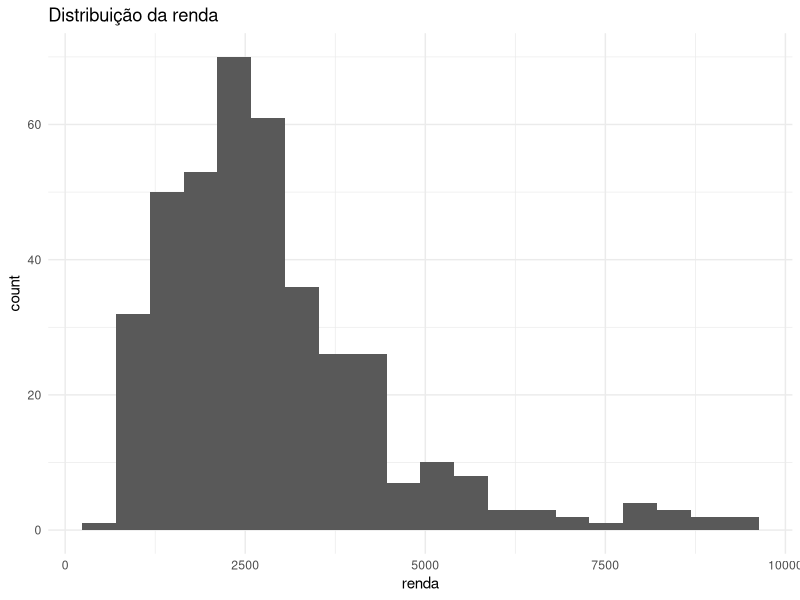
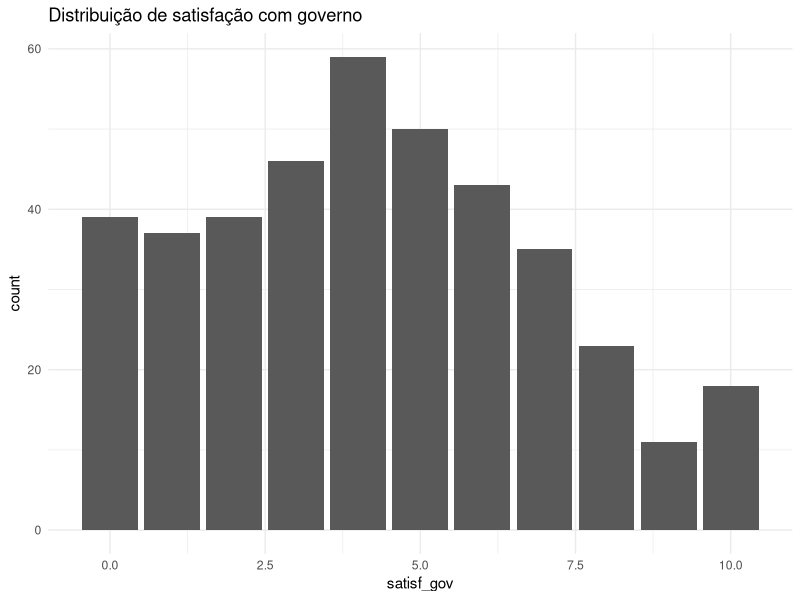
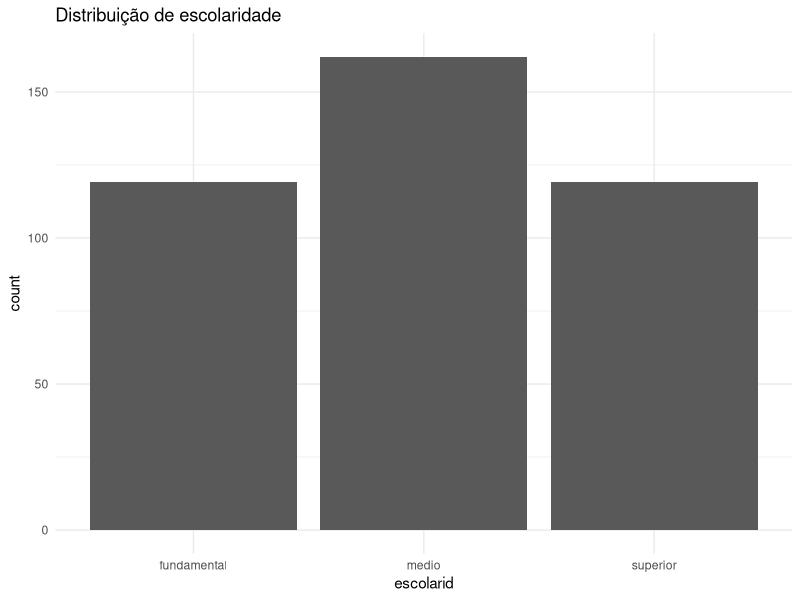
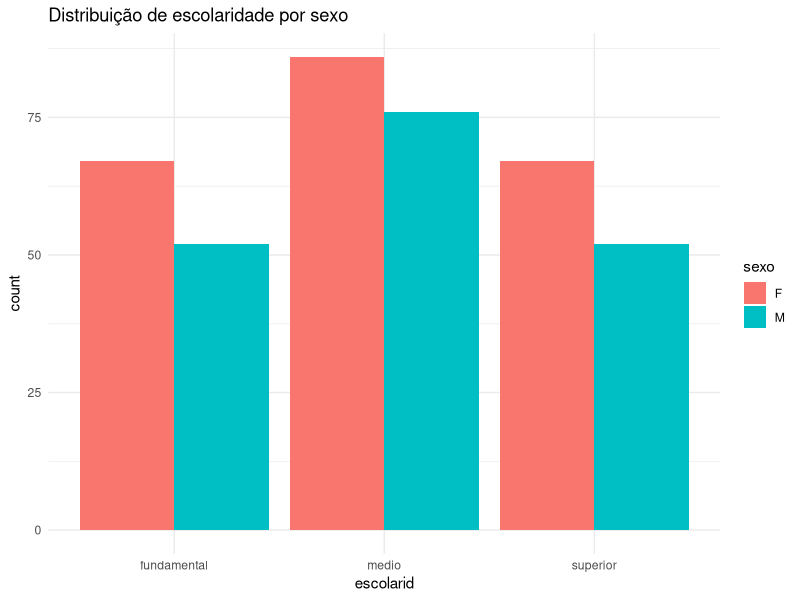
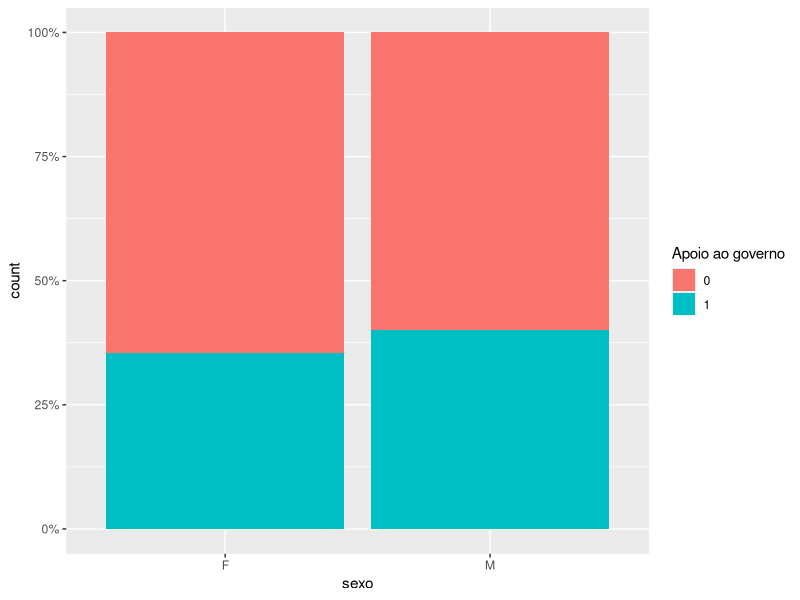
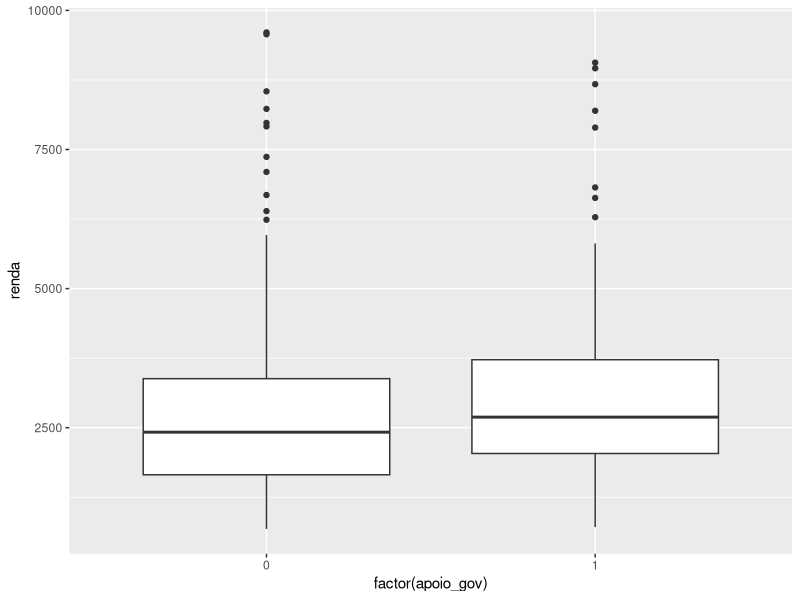
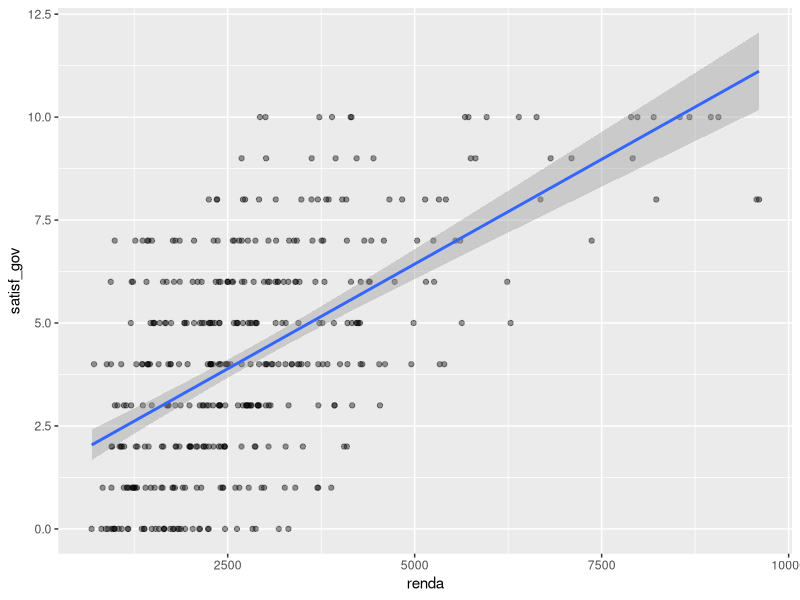
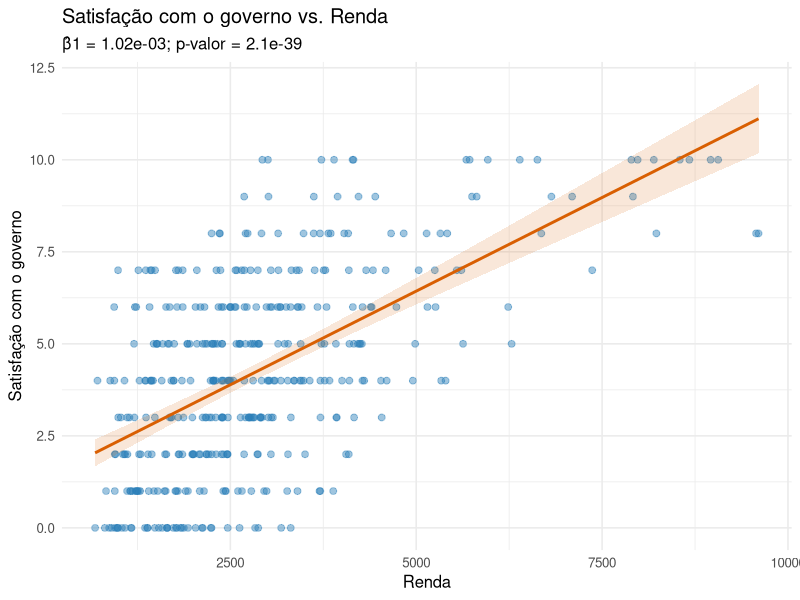

Write R code to recreate these figures, in order.
## ---- chunk 1
library(tidyverse)
library(broom)

set.seed(123)
## ---- chunk 2
n <- 400

dados <- tibble(
  id        = 1:n,
  idade     = round(rnorm(n, mean = 40, sd = 12)),
  sexo      = sample(c("F", "M"), n, replace = TRUE, prob = c(0.55, 0.45)),
  renda     = round(rlnorm(n, meanlog = log(2500), sdlog = 0.5), 0),
  escolarid = sample(c("fundamental", "medio", "superior"),
                     n, replace = TRUE, prob = c(0.30, 0.40, 0.30)),
  ideologia = round(runif(n, 0, 10), 0),   # 0 = esquerda, 10 = direita
  apoio_gov = rbinom(n, 1, plogis(-1 + 0.015*(idade - 40) +
                                    0.4*(sexo == "F") +
                                    0.5*(renda > 3000))),
  satisf_gov = pmin(pmax(
    round(3 + 2*apoio_gov + 0.001*(renda - 2500) +
            rnorm(n, 0, 2), 0), 0), 10),
  
  # 0 = não participou, 1 = participou de protestos
  
  protesto = rbinom(n, 1, plogis(-2 + 0.3*(ideologia <= 4) - 0.2*apoio_gov))
)

glimpse(dados)
## ---- chunk 3
#média, mediana, desvio-padrão e quartis de idade, renda e satisf_gov

summary(dados$idade)
sd(dados$idade, na.rm = TRUE)
quantile(dados$idade, probs = c(0.25, 0.5, 0.75), na.rm = TRUE)

summary(dados$renda)
sd(dados$renda, na.rm = TRUE)
quantile(dados$renda, probs = c(0.25, 0.5, 0.75), na.rm = TRUE)

summary(dados$satisf_gov)
sd(dados$satisf_gov, na.rm = TRUE)
quantile(dados$satisf_gov, probs = c(0.25, 0.5, 0.75), na.rm = TRUE)

#proporção de respondentes por categoria de sexo e escolaride

prop.table(table(dados$sexo))
prop.table(table(dados$escolarid))

#proporção de respondentes com apoio_gov = 1

mean(dados$apoio_gov == 1, na.rm = TRUE)

#construa os seguintes gráficos

#um histograma de renda (use pelo menos 20 quebras)
ggplot(dados, aes(x = renda)) +
  geom_histogram(bins = 20) +
   labs(
    title = "Distribuição da renda",
    ) +
  theme_minimal()

#A distribuição de renda está concentrada em valores inferiores a 3.000 reais, 
#portanto é assimétrica.

#um histograma ou gráfico de barras da distribuição de satisf_gov
ggplot(dados, aes(x = satisf_gov)) +
  geom_bar()+
   labs(
    title = "Distribuição de satisfação com governo",
    ) +
  theme_minimal()

#Os valores de satisfação estão concentrados no meio.

#um gráfico de barras com a distribuição de escolarid
ggplot(dados, aes(x = escolarid)) +
  geom_bar()+
   labs(
    title = "Distribuição de escolaridade",
    ) +
  theme_minimal()

ggplot(dados, aes(x = escolarid, fill = sexo)) +
  geom_bar(position = "dodge")+
   labs(
    title = "Distribuição de escolaridade por sexo",
    ) +
  theme_minimal()
## ---- chunk 4
tab_sexo_apoio <- table(dados$sexo, dados$apoio_gov)
tab_sexo_apoio

prop.table(tab_sexo_apoio, margin = 2)
## ---- chunk 5
chisq.test(tab_sexo_apoio)
## ---- chunk 6
ggplot(dados, aes(x = sexo, fill = factor(apoio_gov))) +
  geom_bar(position = "fill") +
  scale_y_continuous(labels = scales::percent) +
  labs(fill = "Apoio ao governo")
## ---- chunk 7
dados %>%
  group_by(apoio_gov) %>%
  summarise(
    media_renda = mean(renda),
    sd_renda    = sd(renda),
    n           = n()
  )
## ---- chunk 8
t.test(renda ~ apoio_gov, data = dados)
## ---- chunk 9
ggplot(dados, aes(x = factor(apoio_gov), y = renda)) +
  geom_boxplot()
## ---- chunk 10
dados %>%
  select(renda, ideologia, satisf_gov) %>%
  cor(use = "complete.obs")
## ---- chunk 11
ggplot(dados, aes(x = renda, y = satisf_gov)) +
  geom_point(alpha = 0.4) +
  geom_smooth(method = "lm", se = TRUE)
## ---- chunk 12
mod1 <- lm(satisf_gov ~ renda, data = dados)
summary(mod1)
## ---- chunk 13
#Utilize o broom para obter uma tabela organizada:
tidy(mod1)
## ---- chunk 14
pkgs <- c("ggplot2", "broom", "glue", "dplyr")
to_install <- setdiff(pkgs, rownames(installed.packages()))
if (length(to_install) > 0) install.packages(to_install, dependencies = TRUE)

library(ggplot2)
library(broom)
library(glue)
library(dplyr)

tb <- tidy(mod1)  
b1 <- tb %>% filter(term == "renda")

beta1  <- b1$estimate
se1    <- b1$std.error
t1     <- b1$statistic
p1     <- b1$p.value

# Intervalo de confiança (95%)
ic  <- confint(mod1)
ic_l <- ic["renda", 1]
ic_u <- ic["renda", 2]

# Gráfico: dispersão + reta de regressão 
ggplot(dados, aes(x = renda, y = satisf_gov)) +
  geom_point(alpha = 0.45, color = "#2C7FB8", size = 2) +
  geom_smooth(method = "lm", se = TRUE, color = "#D95F02",
              fill = "#D95F02", alpha = 0.15) +
  labs(
    title = "Satisfação com o governo vs. Renda",
    subtitle = glue("β̂1 = {format(beta1, digits = 3, scientific = TRUE)}; p-valor = {format(p1, digits = 2, scientific = TRUE)}"),
    x = "Renda",
    y = "Satisfação com o governo"
  ) +
  theme_minimal(base_size = 12)
## ---- chunk 15
dados_diag <- augment(mod1)
glimpse(dados_diag)

# Construa:
# um gráfico de resíduos vs valores ajustados (.resid vs .fitted)

ggplot(dados_diag, aes(x = .fitted, y = .resid)) +
  geom_point(alpha = 0.4, color = "#2C7FB8") +
  geom_hline(yintercept = 0, linetype = "dashed")+ 
  geom_smooth(method = "loess", se = FALSE, color = "#D95F02") +
  labs(
    title = "Resíduos vs. Valores Ajustados",
    x = "Valores ajustados (.fitted)",
    y = "Resíduos (.resid)"
  ) +
  theme_minimal()
## ---- chunk 16
# um gráfico QQ-plot dos resíduos.

ggplot(dados_diag, aes(sample = .resid)) +
  stat_qq() +
  stat_qq_line()
## ---- chunk 17
mod2 <- lm(satisf_gov ~ apoio_gov, data = dados)
summary(mod2)

# Coeficientes, SE, t, p
tidy(mod2)
confint(mod2)  # IC 95% (assumindo homocedasticidade)

# Calcule as médias de satisf_gov nos dois grupos (apoio_gov = 0 e apoio_gov = 1) 
# e compare com os coeficientes de mod2.

    dados <- dados |>
      mutate(apoio_gov = factor(apoio_gov, levels = c(0,1),
                                labels = c("Não apoia","Apoia")))
    
    # Médias por grupo
    resumo_grupos <- dados |>
      group_by(apoio_gov) |>
      summarise(n = n(),
                media = mean(satisf_gov, na.rm = TRUE),
                sd = sd(satisf_gov, na.rm = TRUE),
                .groups = "drop")
    resumo_grupos
    
    # Diferenca de médias "na mão"
    diff(resumo_grupos$media) # (Apoia - Não apoia)
## ---- chunk 18
# Aplique
    t.test(satisf_gov ~ apoio_gov, data = dados, var.equal = TRUE)
## ---- chunk 19
summary(mod2)
## ---- chunk 20
sessionInfo()
